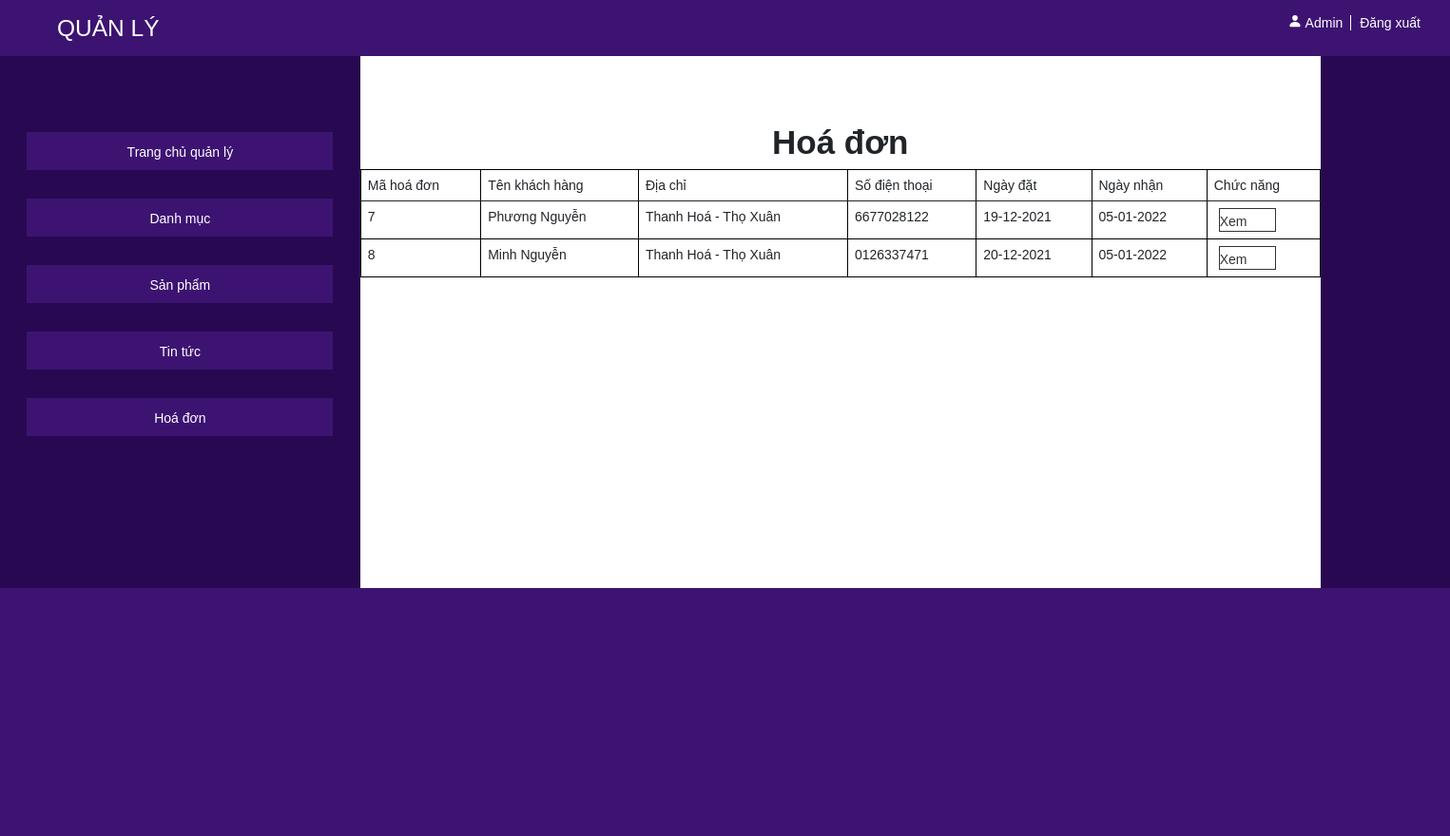
/Admin/Index.php?module=hoadon, run on the app's committed database.
### tables this page shows
CREATE TABLE `tbl_hoadon` (
  `mahd` int(11) NOT NULL,
  `tenkh` varchar(255) NOT NULL,
  `diachi` varchar(255) NOT NULL,
  `sdt` varchar(10) NOT NULL,
  `ngaydat` date NOT NULL DEFAULT current_timestamp(),
  `ngaynhan` date NOT NULL DEFAULT current_timestamp()
);

### Admin/Models/clsDatabase.php (called while the page is built, shortened)
<?php
class clsDatabase{
    public $conn = NULL;
    function __construct()
    {
        $servername = "localhost:3306";
        $user = "root";
        $pass = "";
        try{
            $this->conn = new PDO("mysql:host=$servername;dbname=dien_may_xanh",$user,$pass);
            $this->conn->query("SET NAMES UTF8");
        }
        catch(PDOException $e){
            echo "<p>" . $e->getMessage() . "</p>";
            die ("<p>LỖI KẾT NỐI CSDL</p>");
        }
    }
    function ThucthiSQL($sql, $param=NULL)
    {
        $ketqua=FALSE;
        $this->pdo_stm = $this->conn->prepare($sql);
        if($param==NULL)
            $ketqua = $this->pdo_stm->execute();
        else
            $ketqua = $this->pdo_stm->execute($param);
        return $ketqua;
    }
}
?>

### Admin/Models/clsHoaDon.php (called while the page is built, shortened)
<?php
require_once("clsDatabase.php");
class clsHoaDon extends clsDatabase
{
    function __construct()
    {
        parent::__construct();
    }
    public function LayDSHD()
    {
        $sql = "SELECT * FROM tbl_hoadon";
        $ketqua = $this->ThucthiSQL($sql);
        if($ketqua==TRUE)
            $this->data = $this->pdo_stm->fetchAll();
        return $ketqua;
    }
}
?>

### Admin/ViewS/HoaDon/vHoaDon.php (the view, shortened to what this page needs)
<div class="text-header"><h1>Hoá đơn</h1></div>
<?php
$rows = $hoadon->data;
?>
<table class="table" width="100%" border="1" cellpadding="0" cellspacing="0">
    <tr>
        <th scope="col" class="tb_text">Mã hoá đơn</th>
        <th scope="col" class="tb_text">Tên khách hàng</th>
        <th scope="col" class="tb_text">Địa chỉ</th>
        <th scope="col" class="tb_text">Số điện thoại</th>
        <th scope="col" class="tb_text">Ngày đặt</th>
        <th scope="col" class="tb_text">Ngày nhận</th>
        <th scope="col" class="tb_text">Chức năng</th>
    </tr>
    <tbody>
    <?php
        foreach($rows as $row)
        {
            $nd = $row["ngaydat"];
            $nn = $row["ngaynhan"];
    ?>
    <tr>
        <td class="tb_text"><?=$row["mahd"]?></td>
        <td class="tb_text"><?=$row["tenkh"]?></td>
        <td class="tb_text"><?=$row["diachi"]?></td>
        <td class="tb_text"><?=$row["sdt"]?></td>
        <td class="tb_text"><?=date("d-m-Y",strtotime($nd))?></td>
        <td class="tb_text"><?=date("d-m-Y",strtotime($nn))?></td>
        <td class="tb_text">
            <a href="?module=<?=$module?>&act=xem&id=<?=$row["mahd"]?>" class="chuc_nang">Xem</a>
        </td>
    </tr>
    <?php
        }
    ?>
    </tbody>
</table>

### Admin/Assets/CSS/style.css (style rules this page uses)
* { font-size:12px; font:14px/18px Arial,Helvetica,sans-serif; margin:0px; padding:0px; box-sizing:border-box; }
.text-header { text-align: center; margin-top: 70px; }
.text-header h1 { font-weight: bold; }
.tb_text { border: 1px solid black; }
.chuc_nang { text-decoration: none; display: inline-block; border: 1px solid #333; margin-left: 5px; margin-right: 5px; width: 60px; height: 25px; padding-top: 4px; color: #333; }
.table { border: 1px solid black; }

### data on the page
tbl_hoadon: mahd "7", tenkh "Phương Nguyễn", diachi "Thanh Hoá - Thọ Xuân", sdt "6677028122", ngaydat "19-12-2021", ngaynhan "05-01-2022"
tbl_hoadon: mahd "8", tenkh "Minh Nguyễn", diachi "Thanh Hoá - Thọ Xuân", sdt "0126337471", ngaydat "20-12-2021", ngaynhan "05-01-2022"
